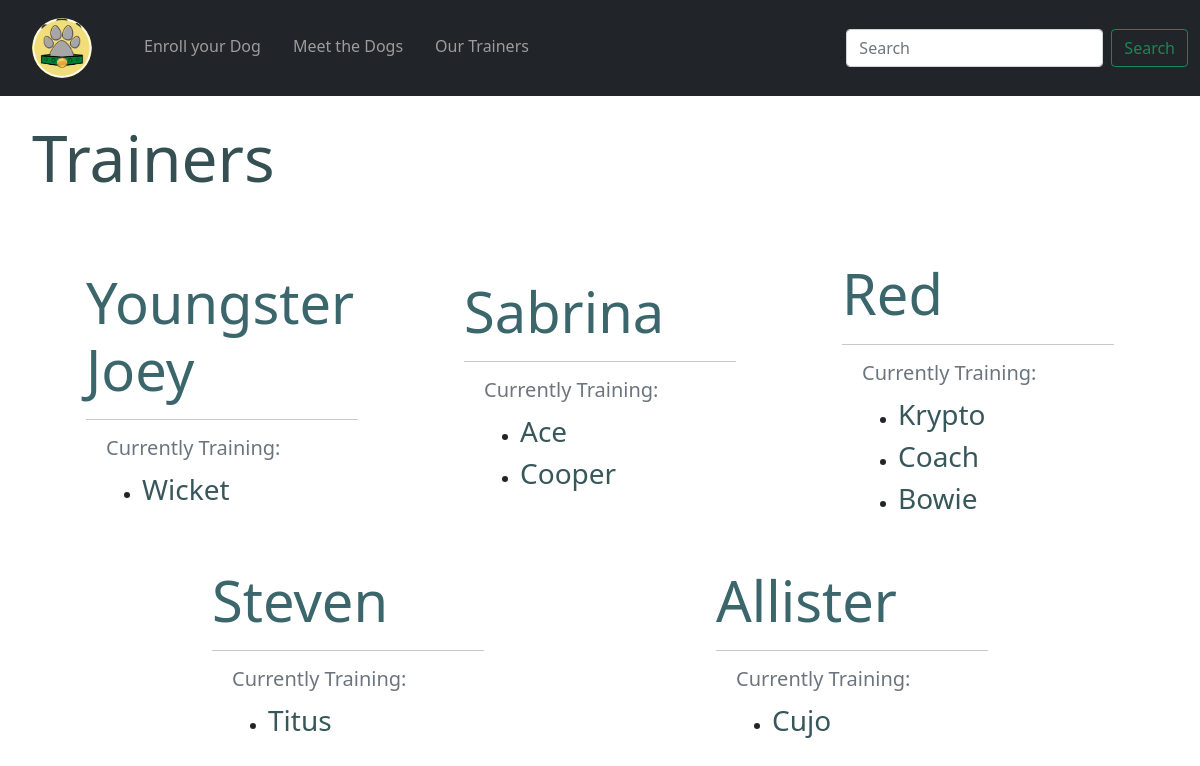
Page /trainer_list on the committed database.
### tables this page shows
CREATE TABLE "dogs" (
	"id"	INTEGER NOT NULL UNIQUE,
	"name"	TEXT NOT NULL,
	"breed"	TEXT,
	"age"	INTEGER,
	"owner"	NUMERIC NOT NULL,
	"treats"	BLOB,
	"trainer"	BLOB,
	"pic"	TEXT,
	"tricks"	TEXT,
	"medical"	TEXT,
	PRIMARY KEY("id" AUTOINCREMENT)
);

### app.py (the view)
@app.route('/trainer_list')
def trainer_list():
    dogs = order_by_trainer()
    return render_template('list_trainers.html', dogs=dogs, trainers=employed_trainers)

### dog_data.py (called while the page is built)
def connect_db(path):
    conn = sqlite3.connect(path)
    conn.row_factory = sqlite3.Row
    return (conn, conn.cursor())

def order_by_trainer():
    conn, cur = connect_db(db_path)
    query = 'SELECT * FROM dogs ORDER BY trainer'
    result = cur.execute(query).fetchall()
    conn.close()
    return result

### templates/list_trainers.html (shortened to what this page needs)
{% extends 'base.html' %}
{% block content %}
<h1 class="display-3 fw-normal m-4">Trainers</h1>
<div class="container-fluid">
    <br>
    <div class="row trainer-list-main">
    {% for trainer in trainers%}
            <div class="col-md-3 col-l-4 m-3 trainer-div">
                <h3><a href="{{ url_for('trainer_profile', trainer=trainer) }}" class="display-4 trainer-h">{{ trainer }}</a></h3>
                <hr>
                <div>
                    <h6 class="lead text-muted fw-normal">Currently Training:</h6>
                    <ul>
                    {% for dog in dogs %}
                        {% if dog.trainer == trainer %}
                            <li class="trainer-dog-list"><a href="{{ url_for('dog_profile', dog_id=dog.id) }}" class="trainer-dog-link">{{ dog.name }}</a></li>
                        {% endif %}
                    {% endfor %}
                    </ul>
                </div>
            </div>
    {% endfor %}
    </div>
</div>
{% endblock %}

### static/css/style.css (style rules this page uses)
h1, h2, h3 { color: #354f52; }
.trainer-list-main { display: flex; flex-direction: row; justify-content: space-evenly; flex-wrap: wrap; align-items: center; }
.trainer-div { min-height: 15em; }
.trainer-h { color: #3B666B; text-decoration: none; align-self: center; font-weight: 500; }
.trainer-dog-link { text-decoration: none; color: #37575b; font-size: 1.75em; font-weight: 500; }
.trainer-div > div > h6 { margin-left: 1em; }
.trainer-dog-list { margin-left: 1.5em; }

### rows in the picture
dogs: name "Wicket"
dogs: name "Ace"
dogs: name "Cooper"
dogs: name "Krypto"
dogs: name "Coach"
dogs: name "Bowie"
dogs: name "Titus"
dogs: name "Cujo"

### other values in the picture
{{ trainer }} "Youngster Joey" "Sabrina" "Red" "Steven" "Allister"
